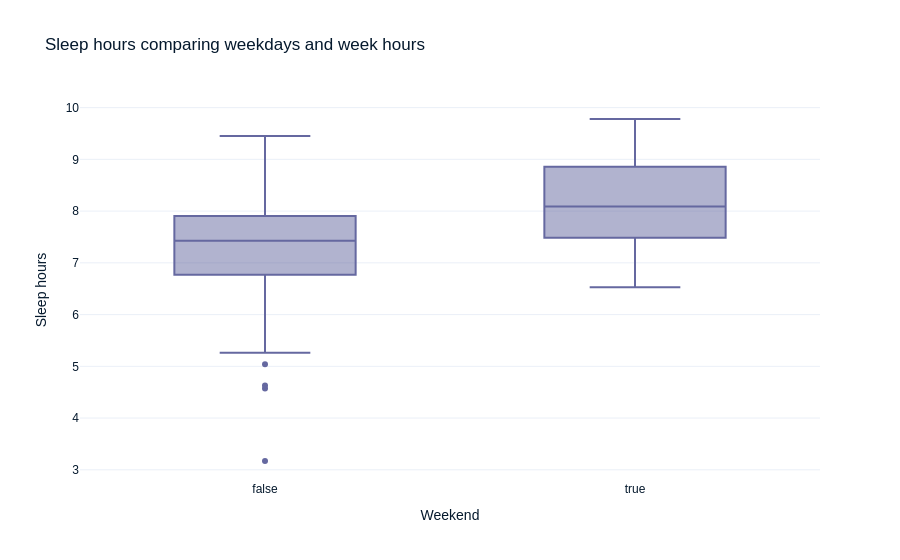

The cell this chart's notebook holds for it:
### Code cell
# Create a box plot for sleep hours comparing weekdays and weekends
fig = px.box(fd, x='is_weekend', y='sleep_hours', title='Sleep hours comparing weekdays and week hours', labels={'is_weekend': 'Weekend', 'sleep_hours': 'Sleep hours'})

#fig = px.box(fd, x='is_weekend', y='sleep_hours', title='Sleep hours comparing weekdays and week hours', labels=dict(is_weekend= 'Weekend', sleep_hours= 'Sleep hours'))

fig.show()

### Figure 1 — Plotly figure (JSON) as saved in the notebook; plotly's stock layout.template omitted (floating-point values rounded to 4 significant figures; data arrays with more than 128 entries replaced by an {"elided": "..."} marker saying what was removed)
{"data": [{"alignmentgroup": "True", "hovertemplate": "Weekend=%{x}<br>Sleep hours=%{y}<extra></extra>", "legendgroup": "", "marker": {"color": "#6568a0"}, "name": "", "notched": false, "offsetgroup": "", "orientation": "v", "showlegend": false, "x": {"elided": "185 bool values"}, "x0": " ", "xaxis": "x", "y": {"elided": "185 float values"}, "y0": " ", "yaxis": "y", "type": "box"}], "layout": {"xaxis": {"anchor": "y", "domain": [0, 1], "title": {"text": "Weekend"}}, "yaxis": {"anchor": "x", "domain": [0, 1], "title": {"text": "Sleep hours"}}, "legend": {"tracegroupgap": 0}, "title": {"text": "Sleep hours comparing weekdays and week hours"}, "boxmode": "group"}}
